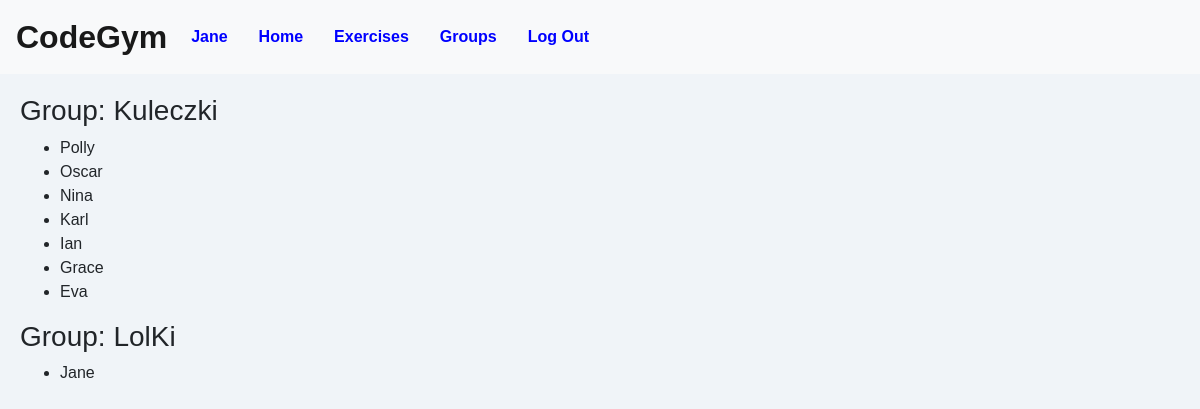
Before: /groups (signed in) with the older database file.
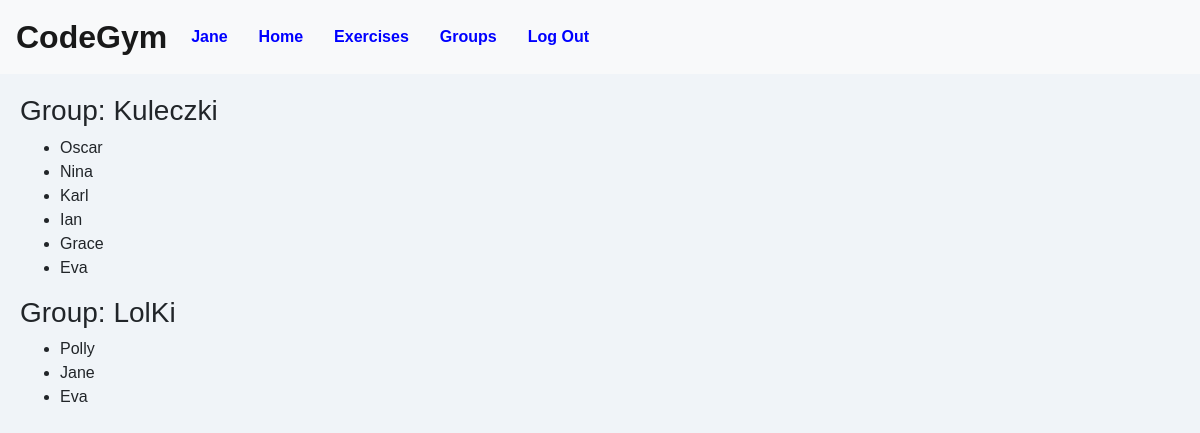
After: the same page with the newer database file.
### CodeGym/models.py (models this page shows)
class User(AbstractUser):
    id = models.AutoField(primary_key=True)
    USER_TYPE_CHOICES = (
        ('HEADMASTER', 'HEADMASTER'),
        ('TUTOR', 'Tutor'),
        ('STUDENT', 'Student'),
    )
    user_type = models.CharField(max_length=10, choices=USER_TYPE_CHOICES, null=False)

class Group(models.Model):
    id = models.AutoField(primary_key=True)
    name = models.CharField(max_length=100)
    tutor = models.ForeignKey(Tutor, on_delete=models.SET_NULL, null=True)
    students = models.ManyToManyField(Student)

class Student(User):
    class Meta:
        permissions = [
            ("can_access_student_dashboard", "Can access student dashboard"),
        ]

### CodeGym/views.py (the view, shortened to what this page needs)
# urls.py: path("groups", views.groups, name="groups")
def groups(request):
    user_type = request.user.user_type
    context = {}
    if request.method == "GET":
        students = Student.objects.all()
        groups = Group.objects.all()
        context = {'students': students, 'groups': groups}
    return render(request, 'CodeGym/groups.html', context)

### CodeGym/templates/CodeGym/groups.html (shortened to what this page needs)
{% extends "CodeGym/layout.html" %}
{% block body %}
<body>
    {% if user.is_authenticated %}
    {% for group in groups %}
    <div>
        <h3>Group: {{ group.name }}</h3>
        <ul>
            {% for student in group.students.all %}
            <li>{{ student }}</li>
            {% endfor %}
        </ul>
    </div>
    {% endfor %}
    {% endif %}
</body>
{% endblock %}

### CodeGym/templates/CodeGym/layout.html (shortened to what this page needs)
{% load static %}
<!DOCTYPE html>
<html lang="en">
    <head>
        <link rel="stylesheet" href="https://stackpath.bootstrapcdn.com/bootstrap/4.4.1/css/bootstrap.min.css">
        <link href="{% static 'CodeGym/styles.css' %}" rel="stylesheet">
    </head>
    <body>
        <nav class="navbar navbar-expand navbar-light bg-light">
            <a class="navbar-brand" href="#">CodeGym</a>
            <div>
              <ul class="navbar-nav mr-auto">
                {% if user.is_authenticated %}
                    <li class="nav-item">
                        <a class="nav-link" href="{% url 'user' %}"><strong>{{ user }}</strong></a>
                    </li>
                {% endif %}
                <li class="nav-item">
                  <a class="nav-link" href="{% url 'index' %}">Home</a>
                </li>
                {% if user.is_authenticated %}
                    <li class="nav-item">
                        <a class="nav-link" href="{% url 'exercises' %}"><strong>Exercises</strong></a>
                    </li>
                    <li class="nav-item">
                        <a class="nav-link" href="{% url 'groups' %}">Groups</a>
                    </li>
                    <li class="nav-item">
                        <a class="nav-link" href="{% url 'logout' %}">Log Out</a>
                    </li>
                {% endif %}
              </ul>
            </div>
          </nav>
        <div class="body">
            {% block body %}
            {% endblock %}
        </div>
    </body>
</html>

### CodeGym/static/CodeGym/styles.css (style rules this page uses)
body { font-family: 'Arial', sans-serif; background-color: #f0f4f8; }
.navbar { background-color: #3498db; }
.navbar-brand { font-size: 32px; color: blue; font-weight: bold; }
.navbar-nav .nav-item { margin-right: 15px; }
.nav-link { color: blue !important; font-weight: bold; }
.navbar-nav .nav-link { color: blue; }
.body { padding: 20px; }

Changed rows visible on the page:
changed Group "Kuleczki": loses Student (username "Polly")
changed Group "LolKi": gains Student (username "Polly"); gains Student (username "Eva")
